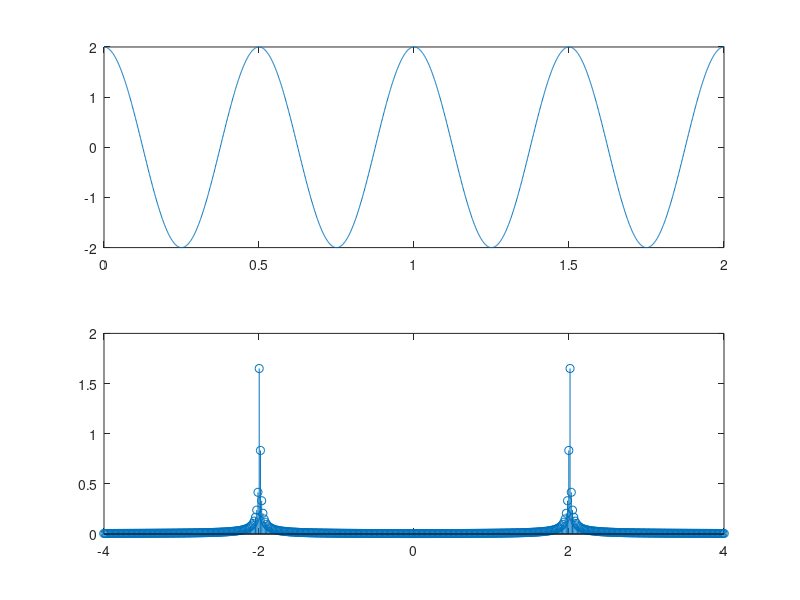
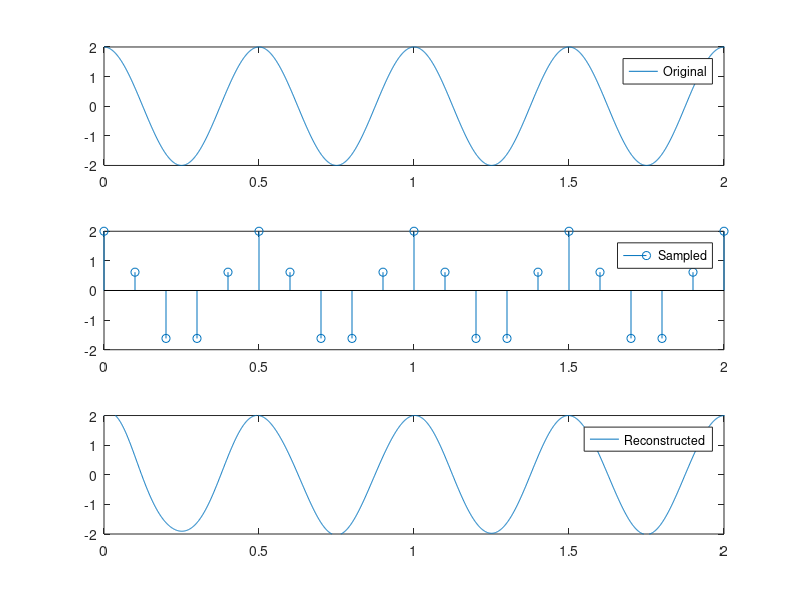
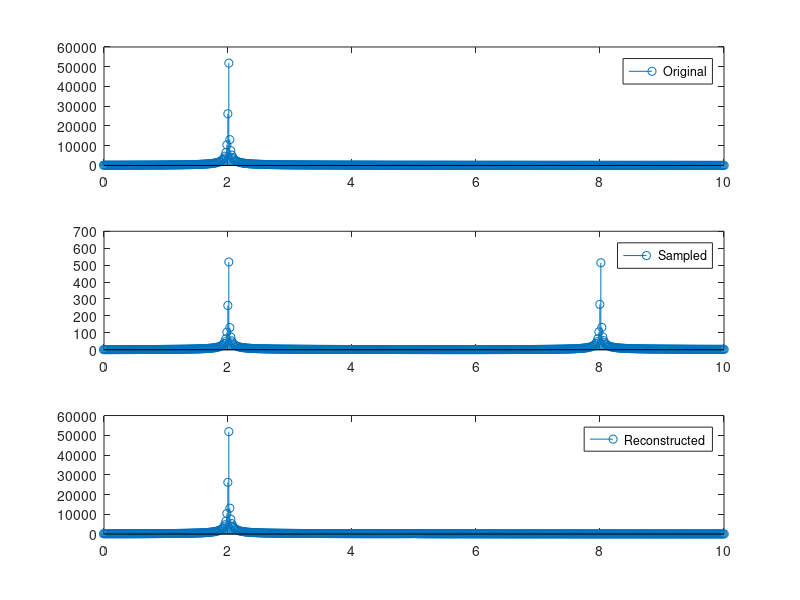

Write MATLAB code to recreate these figures, in order.
% Original Signal
f_s = 1000; % sampling frequency
t_start = 0; % sampling start time
t_end = 20 * pi; % sampling end time

t_s = 1 / f_s; % sampling interval
t = t_start:t_s:t_end;

x = 2 * cos(2 * pi * 2 * t); % original signal

X = abs(fftshift(fft(x))); % X(f) = FT{x(t)}
X_f = linspace(-f_s / 2, f_s / 2, length(x));

figure()
subplot(2, 1, 1)
plot(t, x)
axis([0 2 -2 2])
subplot(2, 1, 2)
stem(X_f, 2 * X / length(X))
xlim([-4 4])

% Sampled Signal
f2_s = 10; % sampling frequency

t2_s = 1 / f2_s; % sampling interval
t2 = t_start:t2_s:t_end;

x2 = x(1:floor(t2_s / t_s):length(t)); % Sampled signal

x3 = zeros(size(x)); % Sampled signal (same length)
for idx = 1:length(x)
    if mod(idx, floor(t2_s / t_s)) == 1
        x3(idx) = x(idx);
    end
end

X3 = abs(fftshift(fft(x3))); % X3(f) = FT{x3(t)}
X3_f = linspace(-f2_s / 2, f2_s / 2, length(x3));

% Reconstructed Signal
y = zeros(length(t2), length(t));
for idx = 1:length(t2)
    y(idx, :) = x2(idx) * sinc((t - (t(1) + (idx - 1) * t2_s)) / t2_s);
end
y = sum(y);

Y = abs(fftshift(fft(y))); % Y(f) = FT{y(t)}
Y_f = linspace(-f_s / 2, f_s / 2, length(y));

figure()
subplot(3, 1, 1)
plot(t, x)
axis([0 2 -2 2])
legend('Original')
subplot(3, 1, 2)
stem(t2, x2)
axis([0 2 -2 2])
legend('Sampled')
subplot(3, 1, 3)
plot(t, y)
axis([0 2 -2 2])
legend('Reconstructed')

figure()
subplot(3, 1, 1)
stem(X_f, X)
legend('Original')
xlim([0 10])
subplot(3, 1, 2)
stem(X_f, X3)
legend('Sampled')
xlim([0 10])
subplot(3, 1, 3)
stem(Y_f, Y)
legend('Reconstructed')
xlim([0 10])
